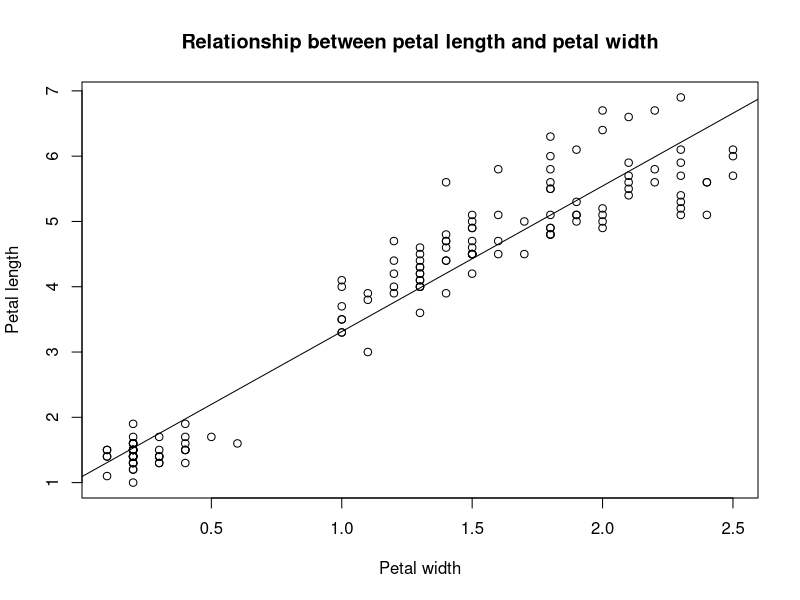
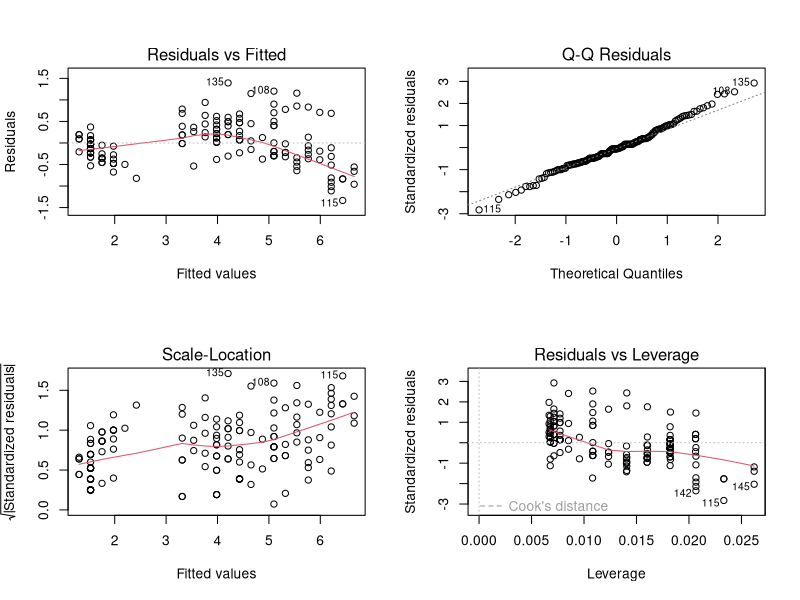

The R script that drew these images, in order:
## ---- chunk 1
knitr::opts_chunk$set(echo = TRUE)
knitr::opts_chunk$set(fig.width = 6, fig.height = 4.5) 
## ---- chunk 2
plot(iris$Petal.Length ~ iris$Petal.Width, 
     main = "Relationship between petal length and petal width", 
     xlab = "Petal width", ylab = "Petal length")
iris.lm = lm(iris$Petal.Length ~ iris$Petal.Width)
abline(iris.lm)
## ---- chunk 3
SlopeCoef = cor(iris$Petal.Length,iris$Petal.Width) * 
  (sd(iris$Petal.Length) / sd(iris$Petal.Width))
SlopeCoef

coeffs = function(y,x) {
  ((length(y) * sum( y*x)) - 
      (sum( y) * sum(x)) )  / 
    (length(y) * sum(x^2) - sum(x)^2)
}

coeffs(iris$Petal.Length, iris$Petal.Width)
## ---- chunk 4
iris.lm

regress =  function(y,x) {
  slope = coeffs(y,x)
  intercept = mean(y) - (slope * mean(x))
  model = c(intercept, slope)
  names(model) = c("intercept", "slope")
  model
}
## ---- chunk 5
model = regress(iris$Petal.Length, iris$Petal.Width)
model
## ---- chunk 6
resids = function(y,x, model) {
  y - model[1] - (model[2] * x)
}

Residuals = resids(iris$Petal.Length, iris$Petal.Width, model)

head(round(Residuals,2))

par(mfrow = c(2, 2))
plot(iris.lm)
## ---- chunk 7
Significance = function(y, x, model) {
  SSE = sum(resids(y,x,model)^2)
  DF = length(y) - 2
  S = sqrt( SSE / DF)
  SEslope = S / sqrt(sum( (x - mean(x))^2 ))
  tslope = model[2] / SEslope
  sigslope = 2*(1 - pt(abs(tslope),DF))
  SEintercept = S * sqrt((1/length(y) + mean(x)^2 / sum( (x - mean(x))^2)))
  tintercept = model[1] / SEintercept
  sigintercept = 2*(1 - pt(abs(tintercept),DF))
  RES = c(SEslope, tslope, sigslope, SEintercept, tintercept, sigintercept)
  names(RES) = c("SE slope", "T slope", "sig slope", "SE intercept", 
                 "t intercept", "sig intercept")
  RES
} 

round(Significance(iris$Petal.Length,iris$Petal.Width, model), 3)

summary(iris.lm)
